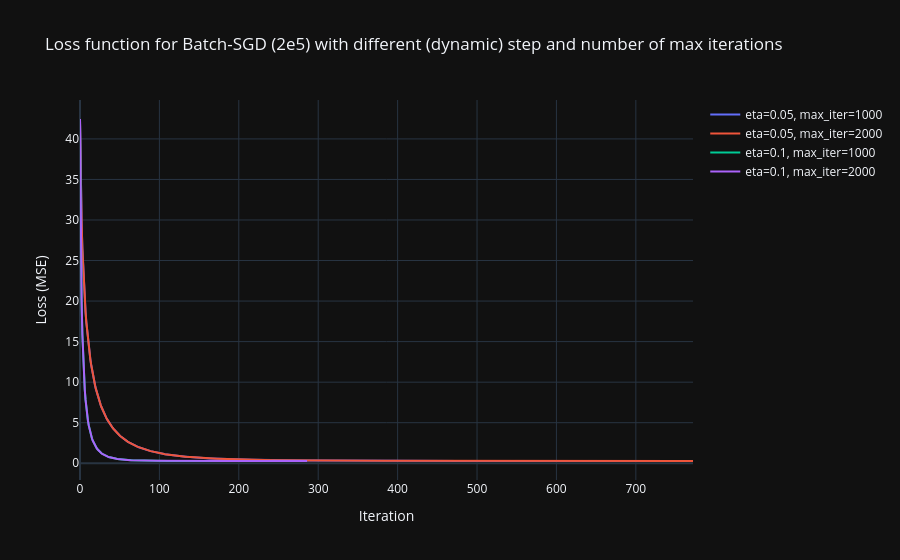

This figure's notebook cell:
### Code cell
fig = go.Figure()
for i, (eta_i, max_iter_i) in enumerate(product(eta_list, max_iter_list)):
    fig.add_trace(go.Scatter(
        y=loss_list[i], mode="lines", name=f"eta={eta_i}, max_iter={int(max_iter_i)}"
    ))
fig.update_layout(title="Loss function for Batch-SGD (2e5) with different (dynamic) step and number of max iterations", xaxis_title="Iteration", yaxis_title="Loss (MSE)")
fig.show()

### Figure 1 — Plotly figure (JSON) as saved in the notebook; plotly's stock layout.template omitted (floating-point values rounded to 4 significant figures; data arrays with more than 128 entries replaced by an {"elided": "..."} marker saying what was removed)
{"data": [{"mode": "lines", "name": "eta=0.05, max_iter=1000", "y": {"elided": "767 float values"}, "type": "scatter"}, {"mode": "lines", "name": "eta=0.05, max_iter=2000", "y": {"elided": "773 float values"}, "type": "scatter"}, {"mode": "lines", "name": "eta=0.1, max_iter=1000", "y": {"elided": "286 float values"}, "type": "scatter"}, {"mode": "lines", "name": "eta=0.1, max_iter=2000", "y": {"elided": "287 float values"}, "type": "scatter"}], "layout": {"title": {"text": "Loss function for Batch-SGD (2e5) with different (dynamic) step and number of max iterations"}, "xaxis": {"title": {"text": "Iteration"}}, "yaxis": {"title": {"text": "Loss (MSE)"}}}}
